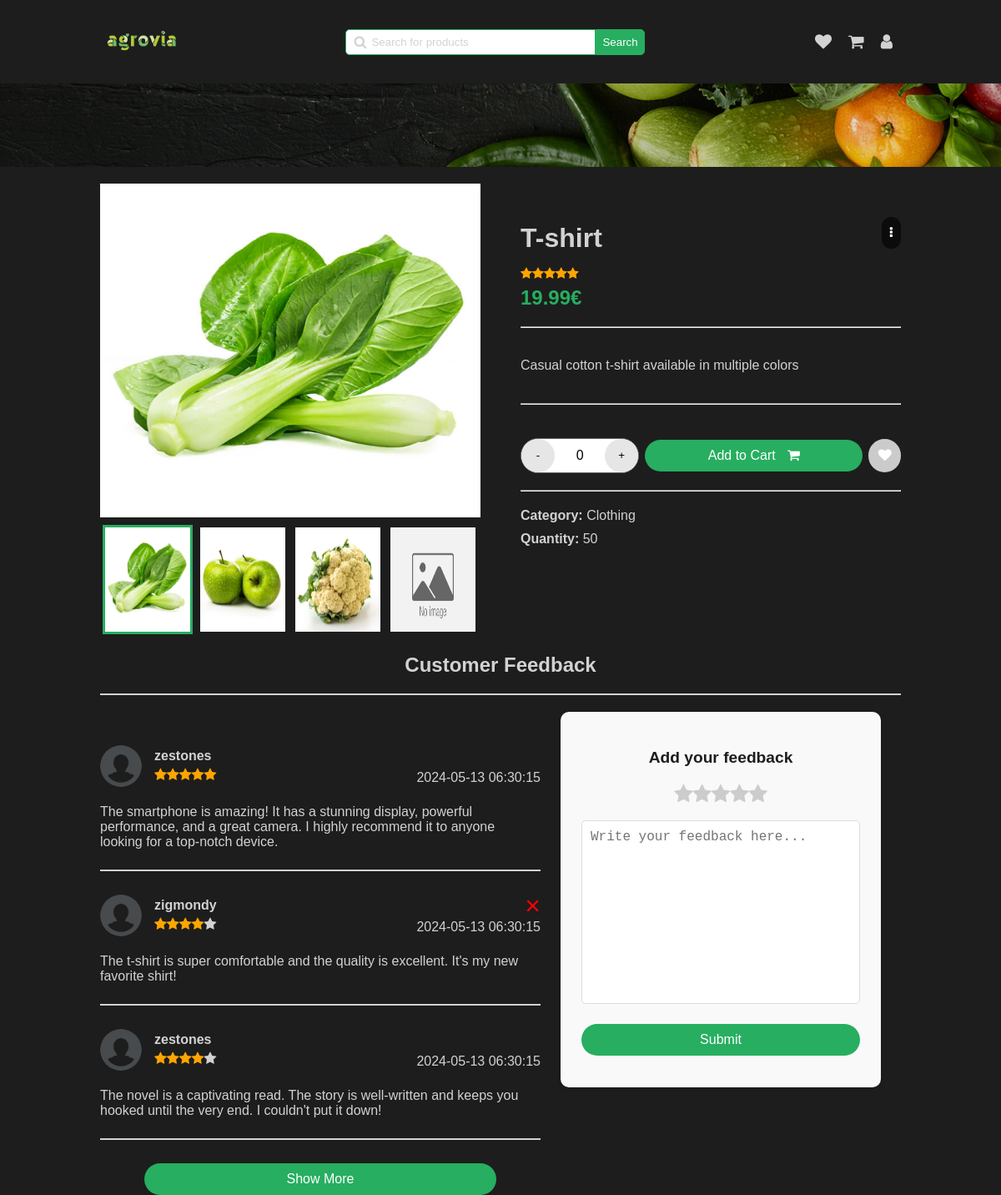
Page /pages/announce-view.php?id=2 (signed in) on the earlier database version.
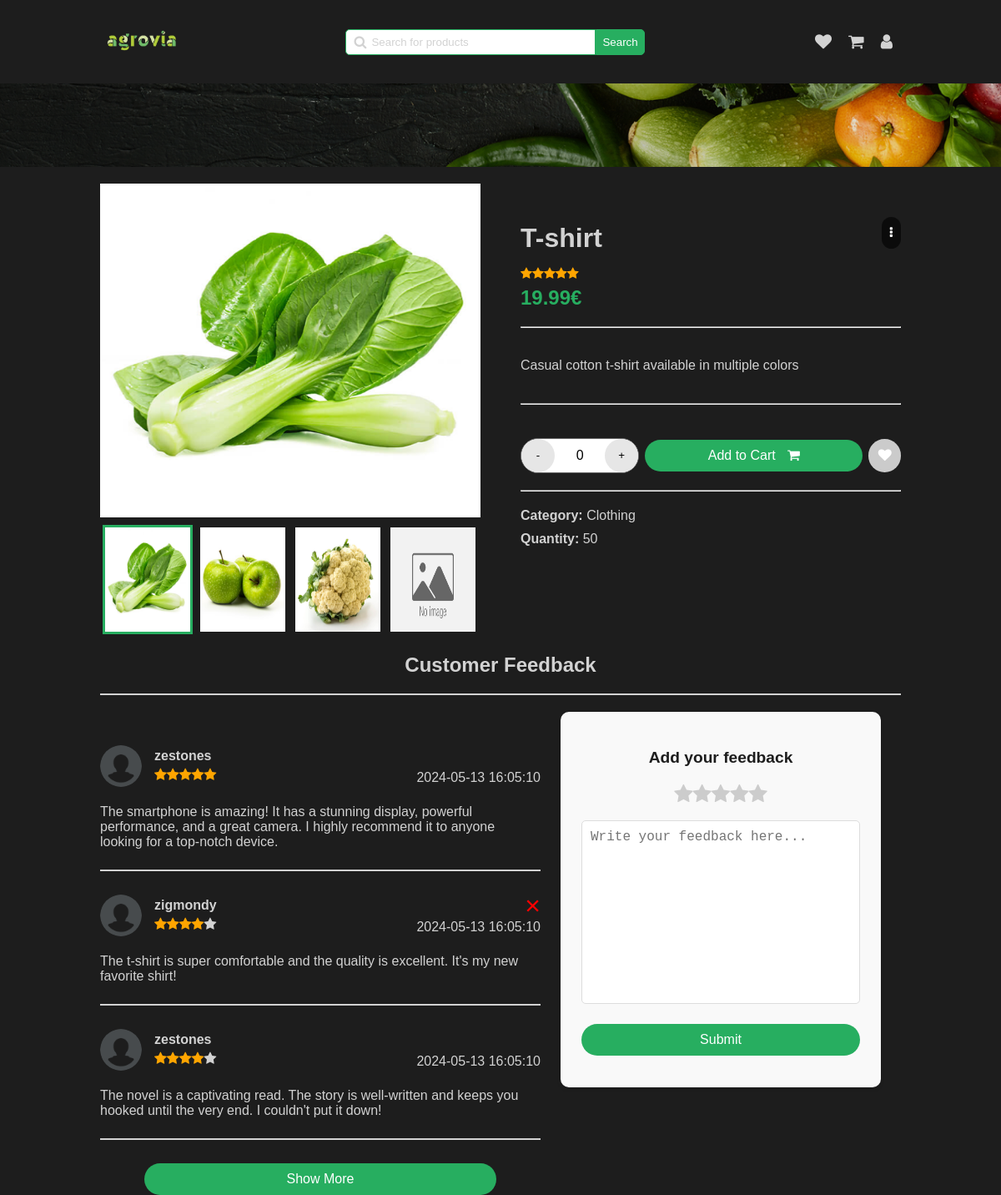
Same page on the later database version.
### tables this page shows
CREATE TABLE AnnounceComment (
  id INTEGER PRIMARY KEY,
  announce_id INTEGER,
  user_id INTEGER,
  comment TEXT,
  rating INTEGER,
  date TIMESTAMP DEFAULT CURRENT_TIMESTAMP,
  FOREIGN KEY (announce_id) REFERENCES Announce(id) ON DELETE CASCADE,
  FOREIGN KEY (user_id) REFERENCES User(id)
);

CREATE TABLE User (
  id INTEGER PRIMARY KEY,
  firstname TEXT,
  lastname TEXT,
  email TEXT,
  username TEXT,
  icon TEXT,
  phone_number TEXT,
  password TEXT,
  is_admin INTEGER
);

### php/user.php (called while the page is built, shortened)
<?php
require '../php/pdo.php';
function get_user_by_id($id_user)
{
    global $pdo;
    try {
        $query = "SELECT * FROM User WHERE id = :id_user";
        $stmt = $pdo->prepare($query);
        $stmt->bindParam(':id_user', $id_user);
        $stmt->execute();
        $user = $stmt->fetch(PDO::FETCH_ASSOC);
        return $user;
    } catch (PDOException $e) {
        echo $e->getMessage();
    }
}

### php/feedback.php (the view, shortened to what this page needs)
<?php
require "../php/pdo.php";
require "../php/user.php";
function get_feedback_by_announce_id($id_announce)
{
    global $pdo;
    $query = "SELECT * FROM AnnounceComment WHERE announce_id = :id_announce";
    $stmt = $pdo->prepare($query);
    $stmt->bindParam(':id_announce', $id_announce);
    $stmt->execute();
    $feedback = $stmt->fetchAll(PDO::FETCH_ASSOC);
    return $feedback;
}
function display_feedback($feedback)
{
    usort($feedback, function ($a, $b) {
        return strtotime($b['date']) - strtotime($a['date']);
    });
    foreach ($feedback as $comment) {
        $user = get_user_by_id($comment['user_id']);
        echo '<div class="feedback-item" id="feedback-' . $comment['id'] . '">';
        echo '<div class="user-infos">';
        echo '<img src="' . $user['icon'] . '" alt="' . $user['username'] . '">';
        echo '<div class="user-details">';
        echo '<div class="name">' . $user['username'] . '</div>';
        echo '<div class="rating">' . generate_star($comment['rating']) . '</div>';
        echo '</div>';
        echo '</div>';
        echo '<div class="message">';
        echo '<p>' . $comment['comment'] . '</p>';
        echo '</div>';
        if ($comment['user_id'] == $_SESSION['user_id']) {
            echo '<div class="delete-feedback" onclick="delete_feedback(' . $comment['id'] . ')">&times;</div>';
        }
        echo '<div class="date">';
        echo '<span>' . $comment['date'] . '</span>';
        echo '</div>';
        echo '<hr>';
        echo '</div>';
    }
}

### php/announce.php (shortened to what this page needs)
<?php
require '../php/pdo.php';
function generate_star($rating)
{
    $stars = "";
    for ($i = 0; $i < 5; $i++) {
        if ($i < $rating) {
            $stars .= "<i class='fa fa-star checked'></i>";
        } else {
            $stars .= "<i class='fa fa-star'></i>";
        }
    }
    return $stars;
}
function get_announce_by_id($id)
{
    global $pdo;
    $query = "SELECT * FROM Announce WHERE id = :id";
    $stmt = $pdo->prepare($query);
    $stmt->bindParam(':id', $id);
    $stmt->execute();
    $announce = $stmt->fetch(PDO::FETCH_ASSOC);
    return $announce;
}
function get_announce_images_by_id($id)
{
    global $pdo;
    $stmt = $pdo->prepare("SELECT image FROM AnnounceImage WHERE announce_id = ?");
    $stmt->bindParam(1, $id);
    $stmt->execute();
    $result = $stmt->fetchAll(PDO::FETCH_ASSOC);
    $images = array_column($result, 'image');
    return $images;
}
function display_gallery($announce_id)
{
    $images = get_announce_images_by_id($announce_id);
    for ($i = 0; $i < 4; $i++) {
        $image_path = $images[$i];
        echo '<div class="gallery-item">';
        if ($image_path == '') {
            $image_path = "../public/no-image-available.jpg";
        }
        echo '<img class="gallery-img" src="' . $image_path . '" alt="" />';
        echo '<label for="img-' . ($i + 1) . '" class="gallery-thumb"><img src="' . $image_path . '" alt="" /></label>';
        echo '</div>';
    }
}
?>

Differences in the rows shown:
changed announcecomment (number 1 of 3 on the later page): date "2024-05-13 06:30:15" → "2024-05-13 16:05:10"
changed announcecomment "zigmondy": date "2024-05-13 06:30:15" → "2024-05-13 16:05:10"
changed announcecomment (number 3 of 3 on the later page): date "2024-05-13 06:30:15" → "2024-05-13 16:05:10"
